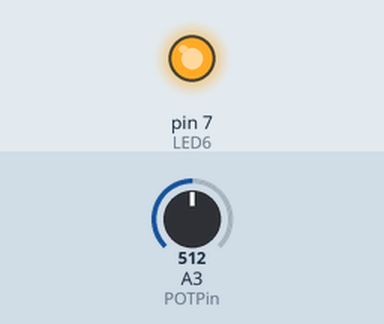
The sketch below on a simulated Arduino Uno, built with avr-gcc and run on an emulated ATmega328P. Shown: output pins drawn as LEDs (lit = HIGH). Inputs (shaded band) come from the test bench; at power-on: A3 (POTPin) = 512.

Above: at 1.2 s.
1.3 s: A3 (POTPin) set to 268
2.8 s: A3 (POTPin) set to 241
At 3.4 s:
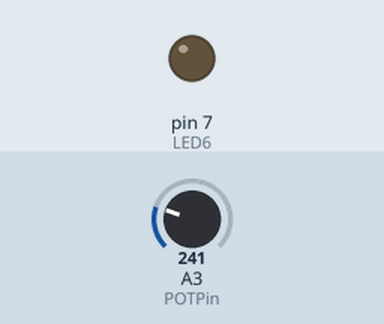
4.3 s: A3 (POTPin) set to 265
At 4.7 s:
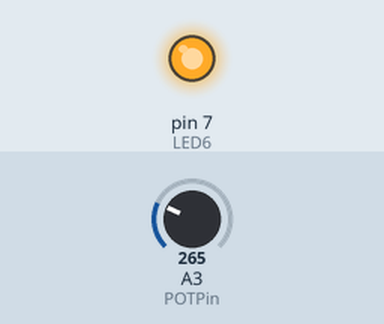
5.8 s: A3 (POTPin) set to 245
At 7.2 s:
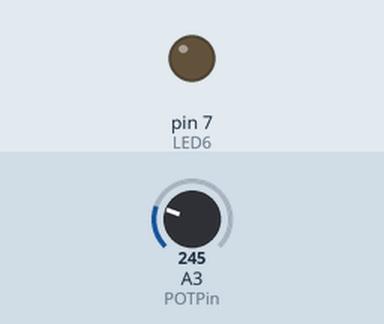
Timing chart, 0 to 8.3 s (numbered marks = the images above; inputs shaded):
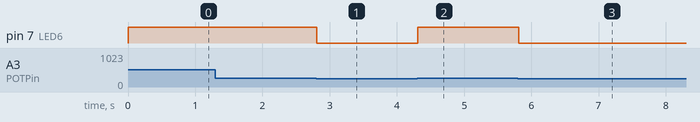

The sketch:

DisplayPOT.ino
```cpp
#include <Wire.h>

// Setup Stuff

int LED6 = 7;
int PushButton = 2;
int I2CSlaveAddress = 10;
int POTPin = A3;
int threshold = 255;

void setup ()
{
  // start the Serial connection
  Serial.begin(9600);
  pinMode(LED6, OUTPUT);
  digitalWrite(LED6, LOW);

  // Start I2C
  Wire.begin(I2CSlaveAddress);
  Wire.onRequest(onI2CRequest);
}

void onI2CRequest()
{
  char buf[128];	// signed char upper limit + 1 for byte-count
  int potVal = analogRead(POTPin);
  int len = sprintf(&buf[1],"PV%d",potVal);
  buf[0] = len;
  Wire.write(buf);
}

void loop ()
{
  int potVal = analogRead(POTPin);
  if (potVal > 255)
  {
   digitalWrite(LED6, HIGH);   // turn the LED on (HIGH is the voltage level)
  }else{
    digitalWrite(LED6, LOW);    // turn the LED off by making the voltage LOW
  }

  delay(50); // much more reliable results
}
```

Measured:
- the behaviour switches between 256 and 255 on A3 (POTPin) (found by bisection; images 0 and 1)
- after the input at 1.3 s, every drawn part: stays the same
- after the input at 2.8 s, pin 7 (LED6): HIGH → LOW at once
- after the input at 4.3 s, pin 7 (LED6): LOW → HIGH at once
- after the input at 5.8 s, pin 7 (LED6): HIGH → LOW at once
